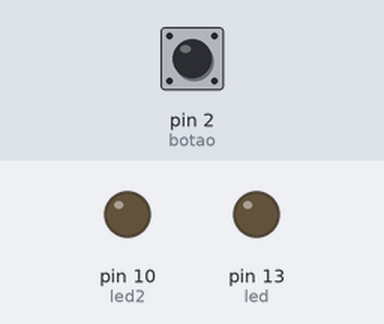
Bench run of a sketch on a simulated Arduino Uno, built with avr-gcc and run on an emulated ATmega328P. Shown: output pins drawn as LEDs (lit = HIGH). Dashed ring = blinking. The inputs (shaded band) are chosen by the test bench; at power-on: pin 2 (botao) HIGH.

Above: at 1.2 s.
1.3 s: pin 2 (botao) pulled LOW for 1 s
At 1.75 s:
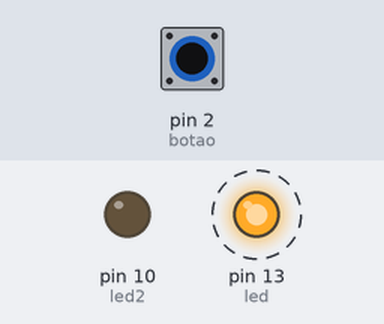
4.0 s: pin 2 (botao) pulled LOW for 0.15 s
At 5.4 s:
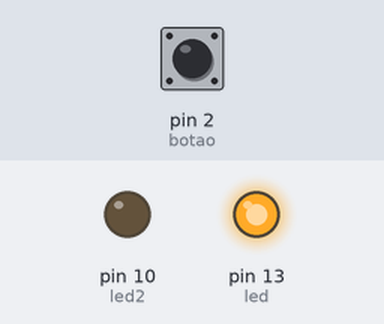
5.8 s: pin 2 (botao) pulled LOW for 3.2 s
At 10.2 s:
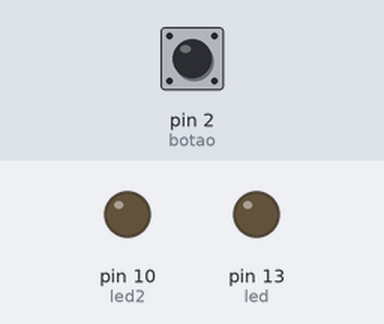
Timing chart, 0 to 11.7 s (numbered marks = the images above; inputs shaded):
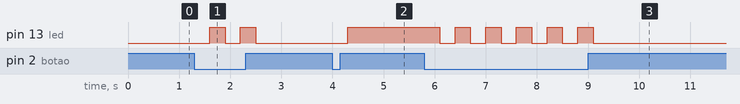

Measured:
- after the input at 1.3 s, pin 13 (led): alternates HIGH for 0.30 s and LOW for 0.30 s, 4 changes in all, then stays LOW, starting after 0.30 s
- after the input at 4.0 s, pin 13 (led): LOW → HIGH after 0.30 s
- after the input at 5.8 s, pin 13 (led): alternates HIGH for 0.30 s and LOW for 0.30 s, 11 changes in all, then stays LOW, starting after 0.30 s

The sketch:

sketch_dec15a.ino
```cpp
#define led 13
#define led2 10
#define botao 2

void setup(){
  pinMode(led, OUTPUT);
  pinMode(led2, OUTPUT);
  pinMode(botao, INPUT_PULLUP);
  Serial.begin(9600);
}

void loop(){
  if(digitalRead(botao) == LOW){
    delay(300);
    digitalWrite(led, !digitalRead(led));
    if(led2 ^ led){
    digitalWrite(led2, digitalRead(led2));
    }
  }
}
```
